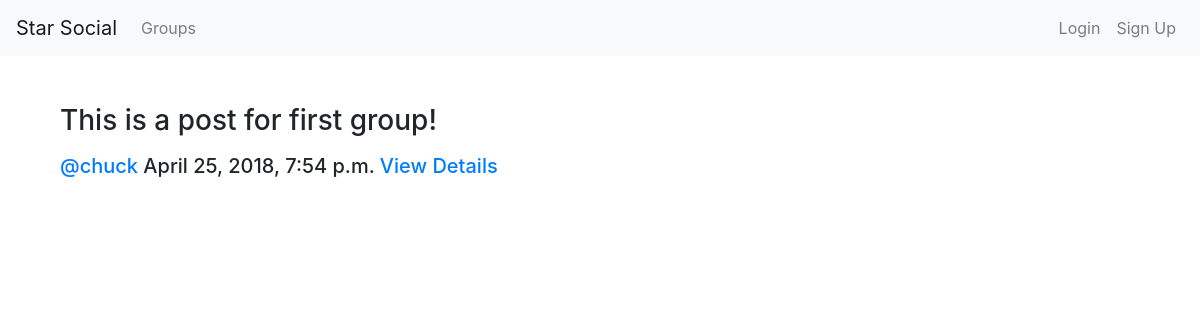
Screenshot of /posts/by/chuck/5 with the database file from the repository.
### posts/models.py (models this page shows, shortened)
class Post(models.Model):
    user = models.ForeignKey(User, related_name='posts', on_delete=models.CASCADE)
    create_date = models.DateTimeField(auto_now=True)
    message = models.TextField()
    message_html = models.TextField(editable=False)
    group = models.ForeignKey(Group, related_name='posts', null=True, blank=True, on_delete=models.CASCADE)
    class Meta():
        ordering = ['-create_date']
        unique_together = ['user', 'message']

### posts/views.py (the view)
# urls.py: path('by/<slug:username>/<int:pk>', views.PostDetail.as_view(), name = 'single'),
class PostDetail(SelectRelatedMixin, generic.DetailView):
    model = models.Post
    select_related = ('user', 'group')
    def get_queryset(self):
        queryset = super().get_queryset()
        return queryset.filter(user__username__iexact=self.kwargs.get('username'))

### posts/templates/posts/post_detail.html
{% extends "posts/post_base.html" %}
{% block post_content %}
    <div class="col-md-8">
        {% include "posts/_post.html" with hide_delete=False %}
    </div>
{% endblock post_content %}

### posts/templates/posts/_post.html (shortened to what this page needs)
<div class="col-12 post-media">
    <br><br>
    <h3>{{post.message_html|safe}}</h3>
    <div class="media-body">
        <h5 class="media-heading">
            <time class="time">
                <span class="username"><a href="{% url 'posts:for_user' username=post.user.username%}">@{{post.user.username}}</a></span>
                {{post.create_date}}
                <a href="{% url 'posts:single' username=post.user.username pk=post.pk %}">View Details</a>
            </time>
        </h5>
        <br>
    </div>
    <br><br>
</div>

### rows the page displays
Post: message_html "This is a post for first group!", user.username "chuck", create_date "April 25, 2018, 7:54 p.m."
